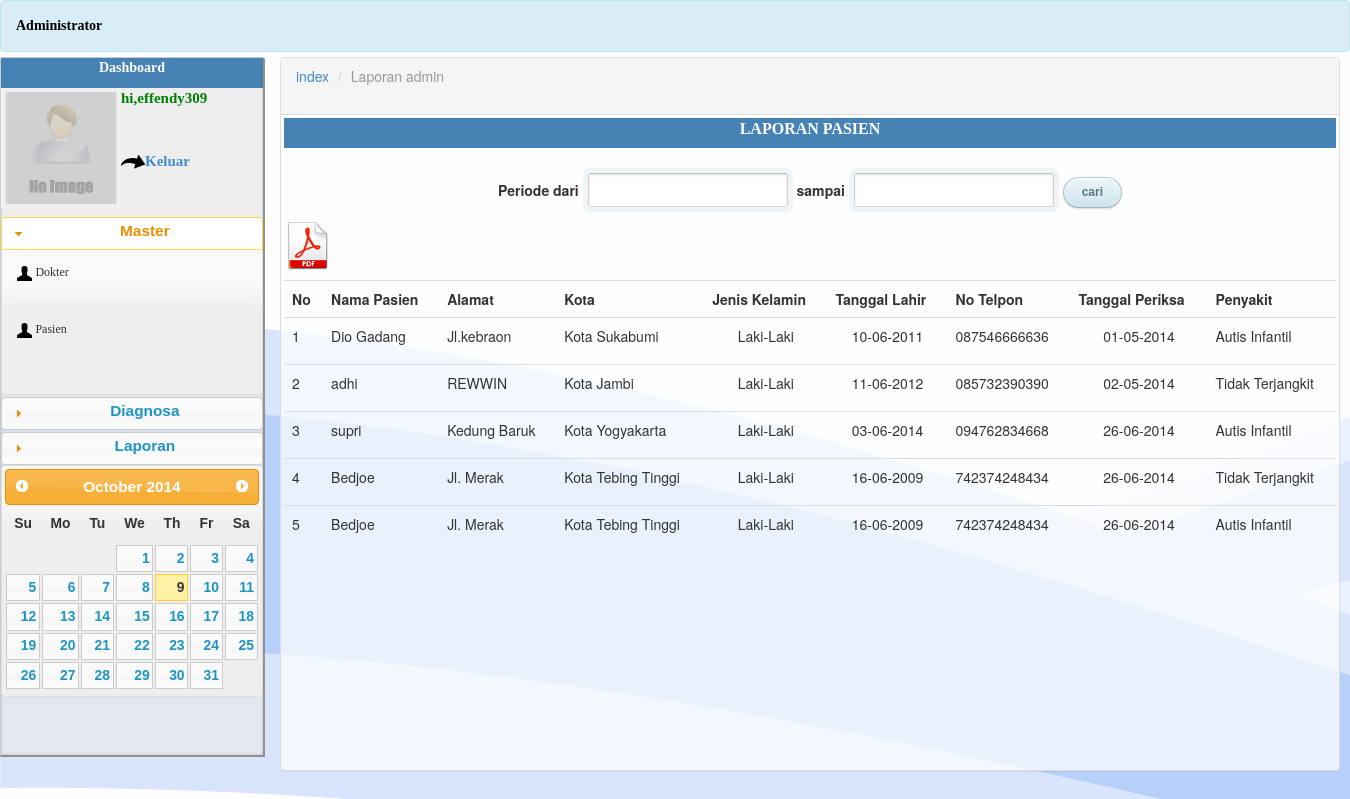
Screenshot of /Admin/laporan_pasien.php (signed in) with the database file from the repository.
### tables this page shows
CREATE TABLE IF NOT EXISTS `pasein` (
  `ID_PASIEN` varchar(20) NOT NULL,
  `ID_KOTA` int(11) DEFAULT NULL,
  `USER` varchar(150) DEFAULT NULL,
  `NAMA_PASIEN` varchar(120) DEFAULT NULL,
  `ALAMAT_PASIEN` varchar(120) DEFAULT NULL,
  `JENIS_KELAMIN` char(2) DEFAULT NULL,
  `TANGGAL_LAHIR` date DEFAULT NULL,
  `NO_TELP_PASIEN` char(12) DEFAULT NULL,
  `TEMPAT` varchar(100) DEFAULT NULL,
  PRIMARY KEY (`ID_PASIEN`),
  KEY `FK_MEMILIKI_PAS` (`USER`),
  KEY `FK_TINGGALL` (`ID_KOTA`)
);

CREATE TABLE IF NOT EXISTS `id_kota` (
  `ID_KOTA` int(11) NOT NULL,
  `KOTA` varchar(100) DEFAULT NULL,
  PRIMARY KEY (`ID_KOTA`)
);

CREATE TABLE IF NOT EXISTS `diagnosa` (
  `ID_DIAGNOSA` varchar(20) NOT NULL,
  `ID_PENYAKIT` varchar(20) DEFAULT NULL,
  `ID_PASIEN` varchar(20) DEFAULT NULL,
  `TANGGAL_PERIKSA` datetime DEFAULT NULL,
  `SOLUSI` varchar(100) DEFAULT NULL,
  PRIMARY KEY (`ID_DIAGNOSA`),
  KEY `FK_MELIHAT` (`ID_PASIEN`),
  KEY `FK_MENGIDAP` (`ID_PENYAKIT`)
);

CREATE TABLE IF NOT EXISTS `id_penyakit` (
  `ID_PENYAKIT` varchar(20) NOT NULL,
  `PENYAKIT` varchar(150) DEFAULT NULL,
  PRIMARY KEY (`ID_PENYAKIT`)
);

### Admin/laporan_pasien.php (the view, shortened to what this page needs)
<?php
	include_once("koneksi/conn.php");
if(!isset($_SESSION['user'])){
	echo "<script type='text/javascript'>location.href='login.php'</script>";
}else{
$user=$_SESSION['user'];
$nid = $_SESSION['nid'];
?>
<!DOCTYPE html>
<html lang="en">
  <head>
    <link href="css/bootstrap.min.css" rel="stylesheet">
	<link href="css/tampilan.css" rel="stylesheet">
	<link rel="stylesheet" href="css/ui-lightness/jquery-ui-1.10.3.custom.css">
  </head>
  <body>
	<div class="alert alert-info">
		<p class="ss">Administrator</p>
	</div>
		<div id="sidebar">
			<div class="menusamping">
			<div class="aj">
			<p class="sj">Dashboard</p>
			</div>
			<p class="profil" align="left">
					<img src="css/gambar/default.gif" height="120px" width="120px" />
			</p>
			<p class="tulis" align="left">
			hi,<?php echo"$user"; ?>
			</p>
			<p class="tulis" align="left">
			</p>
			<p class="tulis" align="left">
			<a href="keluar.php">
			<img src="css/gambar/keluar.png" />Keluar
			</a>
			</p>
			<div id="accordion">
				<h3>Master</h3>
				<div>
				<?php
				if($nid=="DOK"){
				echo"
				<a href=\"detail_dokter.php\">
				<div class=\"test\">
				<p align=\"left\"><img src=\"css/gambar/user.png\" height=\"15px\" width=\"15px\" />
				Dokter</p>
				<hr />
				</div>
				</a>";
				}else{
				echo"
				<a href=\"lihat_dokter.php\">
				<div class=\"test\">
				<p align=\"left\"><img src=\"css/gambar/user.png\" height=\"15px\" width=\"15px\" />
				Dokter</p>
				<hr />
				</div>
				</a>";
				}
				?>
				<a href="lihat_pasien.php">
				<div class="test">
				<p align="left"><img src="css/gambar/user.png" height="15px" width="15px" />
				Pasien</p>
				<hr />
				</div>
				</a>
				</div>
				<h3>Diagnosa</h3>
				<h3>Laporan</h3>
			</div>
			<div id="datepicker"></div>
		</div>
		</div>
		<div id="content">
			<div class="panel panel-default">
				<div class="panel-heading">
					<ol class="breadcrumb">
						<li><a href="index.php">index</a></li>
						<li class="active">Laporan admin</li>
					</ol>
				</div>
					<div class="panel-body">
					<div class="aj">
					<p class="dkt">LAPORAN PASIEN</p>
					</div>
					<br />
					<div>
					<form method="post" action="<?php echo $_SERVER['PHP_SELF'];  ?>">
						<p align="center">
							<b>Periode dari</b> <input type="text" id="tgl_dari" name="tgl_dari" />
							<b>sampai</b>
							<input type="text" id="tgl_sampai" name="tgl_sampai" />
							<input type="submit" name="submit" id="cari_pas" value="cari"  />
						</p>
					</form>
					<?php
					$tgl_dari = $_POST['tgl_dari'];
					$tgl_sampai = $_POST['tgl_sampai'];
					$tahun= substr($tgl_dari,6,10);
						$bulan= substr($tgl_dari,0,2);
						$hari = substr($tgl_dari,3,2);
						$result1 = $tahun."-".$bulan."-".$hari;
					$tahun1= substr($tgl_sampai,6,10);
						$bulan1= substr($tgl_sampai,0,2);
						$hari1 = substr($tgl_sampai,3,2);
						$result2 = $tahun1."-".$bulan1."-".$hari1;
					echo"<p><a href='konversi.php?tgl_dari=$result1&tgl_sampai=$result2'><img src='css/gambar/1403352208_pdf.png' /></a></p>";
					?>
					<div id="table_baru">
					<table class="table">
						<tr>
							<th>No</th>
							<th>Nama Pasien</th>
							<th>Alamat</th>
							<th>Kota</th>
							<th>Jenis Kelamin</th>
							<th>Tanggal Lahir</th>
							<th>No Telpon</th>
							<th>Tanggal Periksa</th>
							<th>Penyakit</th>
						</tr>
						<?php
						if($_POST['submit']){
							if($tgl_dari=="" and $tgl_sampai==""){
								$sql = mysql_query("Select a.id_pasien,a.nama_pasien,a.alamat_pasien,b.kota,a.jenis_kelamin,(select f.kota from pasein e,id_kota f where e.tempat=f.id_kota and e.id_pasien=a.id_pasien) as 'tempat_lahir',a.tanggal_lahir,a.no_telp_pasien,c.tanggal_periksa,d.penyakit,c.solusi from pasein a,id_kota b,diagnosa c, id_penyakit d where b.id_kota=a.id_kota and c.id_pasien=a.id_pasien and d.id_penyakit=c.id_penyakit order by a.id_pasien asc");
							}else if($tgl_sampai==""){
								$sql = mysql_query("Select a.id_pasien,a.nama_pasien,a.alamat_pasien,b.kota,a.jenis_kelamin,(select f.kota from pasein e,id_kota f where e.tempat=f.id_kota and e.id_pasien=a.id_pasien) as 'tempat_lahir',a.tanggal_lahir,a.no_telp_pasien,c.tanggal_periksa,d.penyakit,c.solusi from pasein a,id_kota b,diagnosa c, id_penyakit d where b.id_kota=a.id_kota and c.id_pasien=a.id_pasien and d.id_penyakit=c.id_penyakit and c.tanggal_periksa='$result1' order by a.id_pasien asc");
							}else if($tgl_dari==""){
								$sql = mysql_query("Select a.id_pasien,a.nama_pasien,a.alamat_pasien,b.kota,a.jenis_kelamin,(select f.kota from pasein e,id_kota f where e.tempat=f.id_kota and e.id_pasien=a.id_pasien) as 'tempat_lahir',a.tanggal_lahir,a.no_telp_pasien,c.tanggal_periksa,d.penyakit,c.solusi from pasein a,id_kota b,diagnosa c, id_penyakit d where b.id_kota=a.id_kota and c.id_pasien=a.id_pasien and d.id_penyakit=c.id_penyakit and c.tanggal_periksa='$result2' order by a.id_pasien asc");
							}else{
							$sql = mysql_query("Select a.id_pasien,a.nama_pasien,a.alamat_pasien,b.kota,a.jenis_kelamin,(select f.kota from pasein e,id_kota f where e.tempat=f.id_kota and e.id_pasien=a.id_pasien) as 'tempat_lahir',a.tanggal_lahir,a.no_telp_pasien,c.tanggal_periksa,d.penyakit,c.solusi from pasein a,id_kota b,diagnosa c, id_penyakit d where b.id_kota=a.id_kota and c.id_pasien=a.id_pasien and d.id_penyakit=c.id_penyakit and c.tanggal_periksa between '$result1' and '$result2' order by a.id_pasien asc");
							}
						}else{
							$sql = mysql_query("Select a.id_pasien,a.nama_pasien,a.alamat_pasien,b.kota,a.jenis_kelamin,(select f.kota from pasein e,id_kota f where e.tempat=f.id_kota and e.id_pasien=a.id_pasien) as 'tempat_lahir',a.tanggal_lahir,a.no_telp_pasien,c.tanggal_periksa,d.penyakit,c.solusi from pasein a,id_kota b,diagnosa c, id_penyakit d where b.id_kota=a.id_kota and c.id_pasien=a.id_pasien and d.id_penyakit=c.id_penyakit order by a.id_pasien asc");
							}
							$no = 1;
							$jnk="";
							while($r=mysql_fetch_array($sql)){
							$nama_pasien=$r['nama_pasien'];
							$alamat_pasien = $r['alamat_pasien'];
							$kota = $r['kota'];
							$jenis_kelamin=$r['jenis_kelamin'];
							if($jenis_kelamin=="L"){
								$jnk="Laki-Laki";
							}else{
								$jnk="Perempuan";
							}
							$tgl_lahir= $r['tanggal_lahir'];
								$tahun= substr($tgl_lahir,0,4);
								$bulan= substr($tgl_lahir,5,2);
								$hari = substr($tgl_lahir,8,2);
								$resul = $hari."-".$bulan."-".$tahun;
							$no_telp = $r['no_telp_pasien'];
							$tgl_periksa = $r['tanggal_periksa'];
								$tahun= substr($tgl_periksa,0,4);
								$bulan= substr($tgl_periksa,5,2);
								$hari = substr($tgl_periksa,8,2);
								$tgl_periksa = $hari."-".$bulan."-".$tahun;
							$penyakit = $r['penyakit'];
							echo "<tr>
								<td>$no</td>
								<td>$nama_pasien</td>
								<td>$alamat_pasien</td>
								<td>$kota</td>
								<td><p align='center'>$jnk</p></td>
								<td><p align='center'>$resul</p></td>
								<td>$no_telp</td>
								<td><p align='center'>$tgl_periksa</p></td>
								<td>$penyakit</td>
								</tr>";
							$no++;
							}
						?>
					</table>
					</div>
					</div>
					</div>
			</div>
		</div>
  </body>
</html>
<?php
}
?>

### Admin/css/tampilan.css (style rules this page uses)
.login p.submit, { text-align:right; }
input { font-family: 'Lucida grande', Tahoma, Verdana, sans-serif; font-size: 15px; }
input[type=text], input[type=password],input[type=date],select { margin: 5px; padding: 0 10px; width: 200px; height: 34px; color: #404040; background: white; border: 1px solid; border-color: #c4c4c4 #d1d1d1 #d4d4d4; border-radius: 2px; outline: 5px solid #eff4f7; -moz-outline-radius: 3px; -webkit-box-shadow: inset 0 1px 3px rgba(0, 0, 0, 0.12); box-shadow: inset 0 1px 3px rgba(0, 0, 0, 0.12); }
input[type=button], input[type=submit] { padding: 0 18px; height: 29px; font-size: 12px; font-weight: bold; color: #527881; text-shadow: 0 1px #e3f1f1; background: #cde5ef; border: 1px solid; border-color: #b4ccce #b3c0c8 #9eb9c2; border-radius: 16px; outline: 0; -webkit-box-sizing: content-box; -moz-box-sizing: content-box; box-sizing: content-box; background-image: -webkit-linear-gradient(top, #edf5f8, #cde5ef); background-image: -moz-linear-gradient(top, #edf5f8, #cde5ef); background-image: -o-linear-gradient(top, #edf5f8, #cde5ef); background-image: linear-gradient(to bottom, #edf5f8, #cde5ef); -webkit-box-shadow: inset 0 1px white, 0 1px 2px rgba(0, 0, 0, 0.15); box-shadow: inset 0 1px white, 0 1px 2px rgba(0, 0, 0, 0.15); }
.ss { font-family: Goudy stout; font-size:14px; font-weight:Bold; color: black; }
.sj { font-family: verdana; font-size:14px; font-weight:bold; color: white; }
.dkt { font-family: verdana; font-size:16px; font-weight:bold; color: white; text-align:center; }
.aj { background : steelblue; height:30px; }
#sidebar { float:left; width:265px; height:700px; border: 1px solid #CCC; margin: -15px 0 10px 0; text-align:center; background: rgba(232,232,232, 0.7); border-bottom: 2.5px solid #909090; border-radius: 3px 3px 0 0; border-right: 2.5px solid #909090; box-shadow: inset 0 0 3px rgba(0, 0, 0, 0.2); }
.profil { float:left; margin: 0px 0 10px 0; }
.tulis { font-family: verdana; font-size:15px; font-weight:Bold; color: green; }
#accordion { margin-top:45px; list-style:none; padding:0 0 0 0; width:261.5px; }
#content { width:1060px; height:50px; margin: -15px 0 10px 280px; margin-bottom: 2px; margin-bottom: 7px; }
.panel-heading { text-align:left; }
.test { font-family:verdana; font-size:12px; }
a:link { text-decoration: none }

### Admin/laporan_pasien.php (style rules this page uses)
body { position:relative; background-image:url('css/gambar/test.png'); }

### rows the page displays
pasein: NAMA_PASIEN "Dio Gadang", ALAMAT_PASIEN "Jl.kebraon", ID_KOTA.KOTA "Kota Sukabumi", JENIS_KELAMIN "Laki-Laki", TANGGAL_LAHIR "10-06-2011", NO_TELP_PASIEN "087546666636", diagnosa.TANGGAL_PERIKSA "01-05-2014", id_penyakit.PENYAKIT "Autis Infantil"
pasein: NAMA_PASIEN "adhi", ALAMAT_PASIEN "REWWIN", ID_KOTA.KOTA "Kota Jambi", JENIS_KELAMIN "Laki-Laki", TANGGAL_LAHIR "11-06-2012", NO_TELP_PASIEN "085732390390", diagnosa.TANGGAL_PERIKSA "02-05-2014", id_penyakit.PENYAKIT "Tidak Terjangkit"
pasein: NAMA_PASIEN "supri", ALAMAT_PASIEN "Kedung Baruk", ID_KOTA.KOTA "Kota Yogyakarta", JENIS_KELAMIN "Laki-Laki", TANGGAL_LAHIR "03-06-2014", NO_TELP_PASIEN "094762834668", diagnosa.TANGGAL_PERIKSA "26-06-2014", id_penyakit.PENYAKIT "Autis Infantil"
pasein: NAMA_PASIEN "Bedjoe", ALAMAT_PASIEN "Jl. Merak", ID_KOTA.KOTA "Kota Tebing Tinggi", JENIS_KELAMIN "Laki-Laki", TANGGAL_LAHIR "16-06-2009", NO_TELP_PASIEN "742374248434", diagnosa.TANGGAL_PERIKSA "26-06-2014", id_penyakit.PENYAKIT "Tidak Terjangkit", id_penyakit.PENYAKIT "Autis Infantil"

### other values shown
$user "effendy309"
